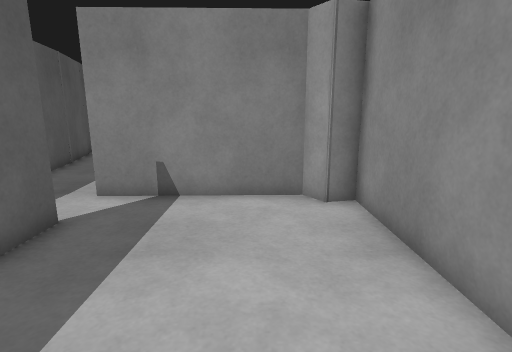
view 1 (above)

24 first-person views from a walk through a Gazebo world. The camera is 1.2 m above the floor, tilts 12° down and sees 80° across. The floor is counted in squares, 0.5 m on a side. Each view is taken from the middle of a square. On the plan, view 1 faces up. The plan holds only what a view shows up to about 18 squares ahead; the rest is blank. The place goes on beyond the plan. Robots are left out.

view 2
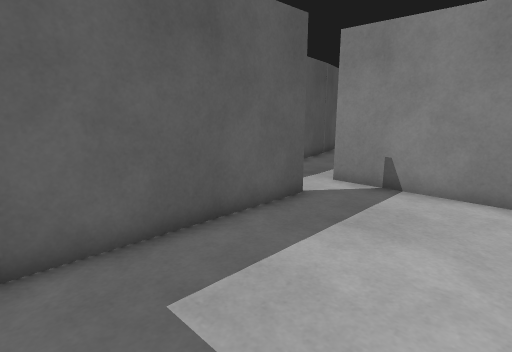

view 3
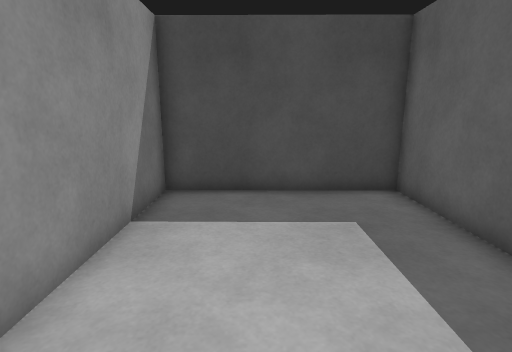

view 4
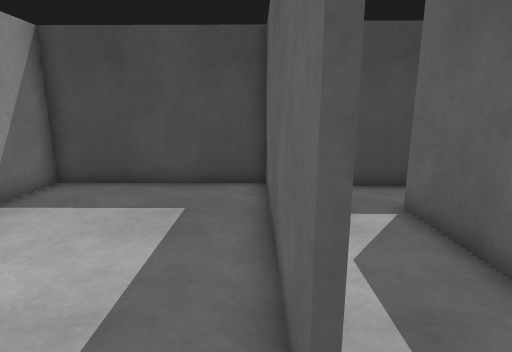

view 5
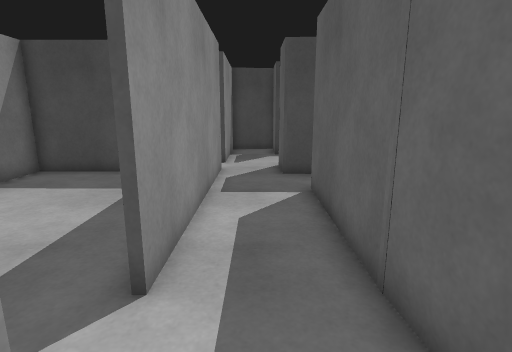

view 6
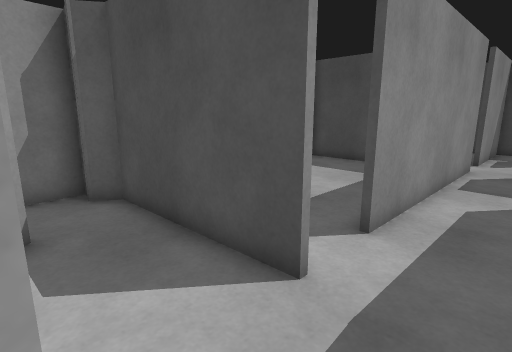

view 7
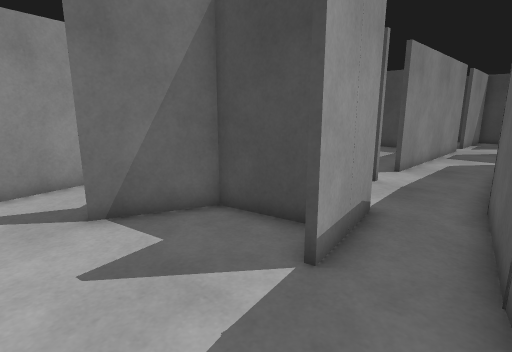

view 8
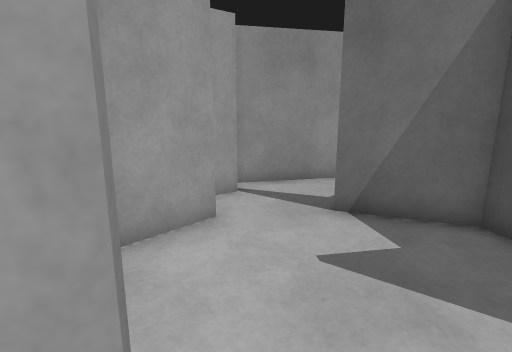

view 9
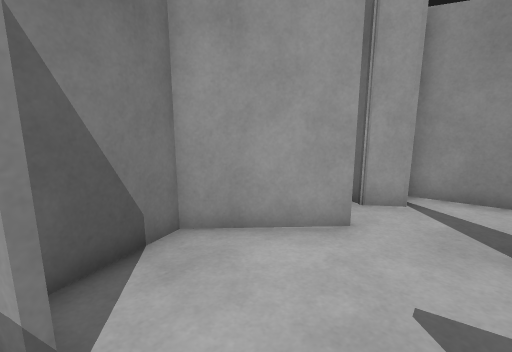

view 10
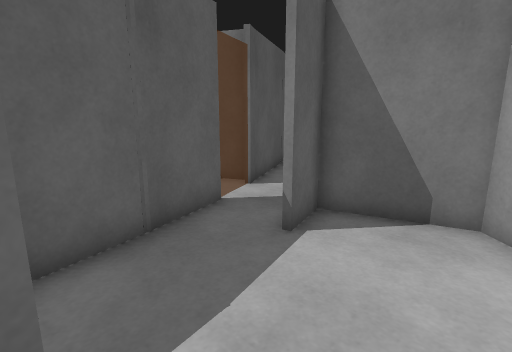

view 11
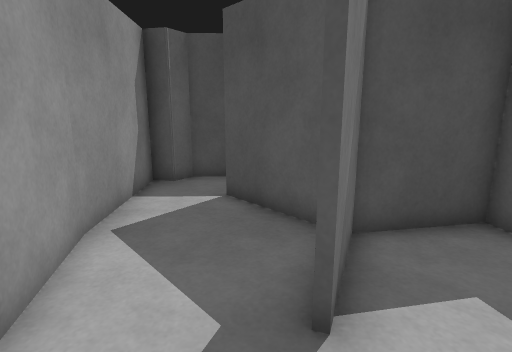

view 12
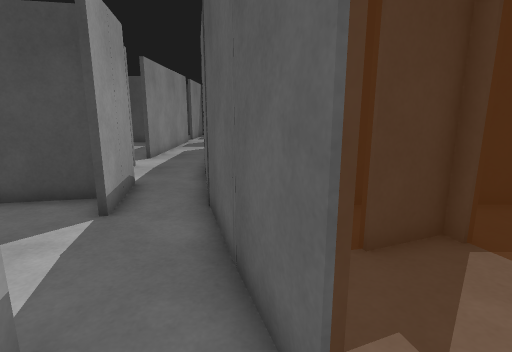

view 13
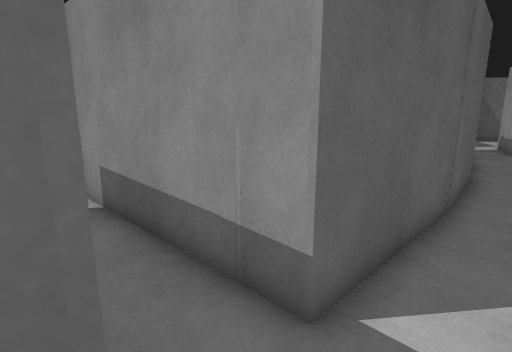

view 14
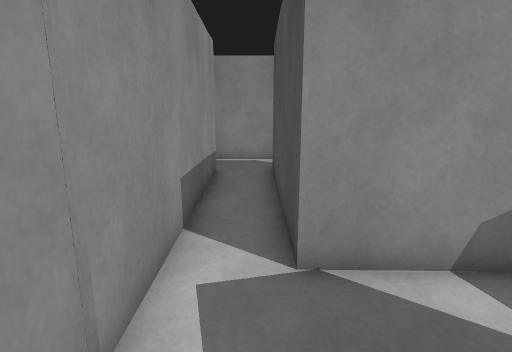

view 15
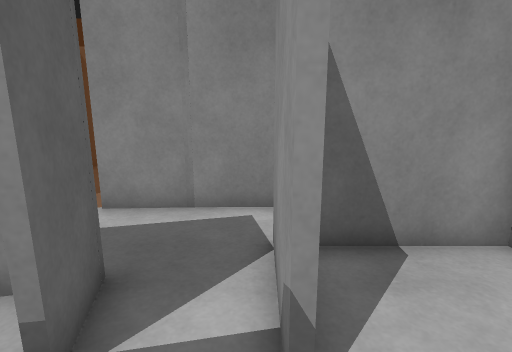

view 16
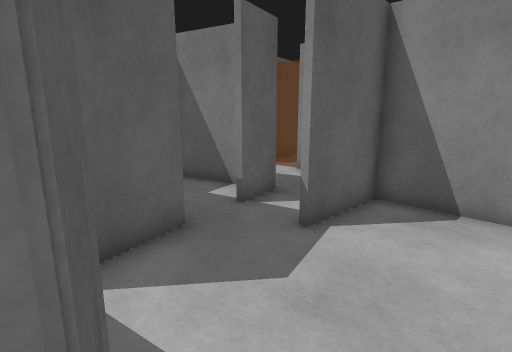

view 17
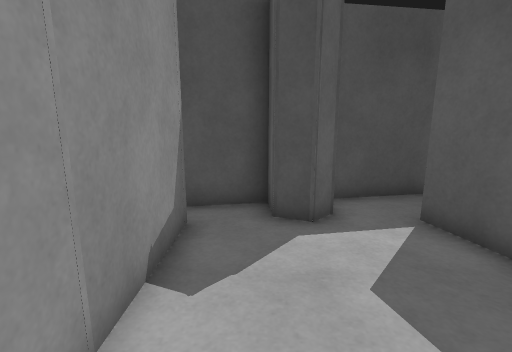

view 18
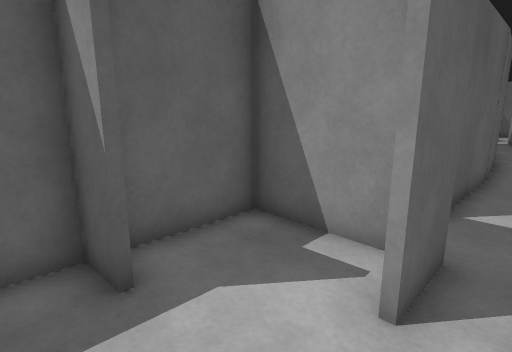

view 19
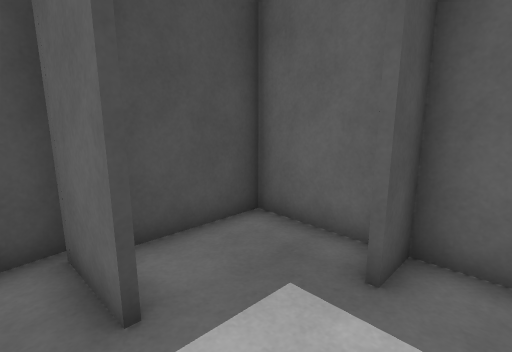

view 20
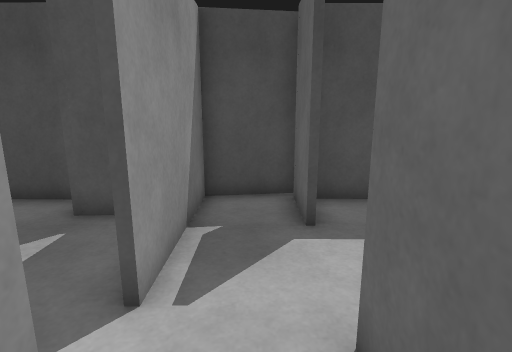

view 21
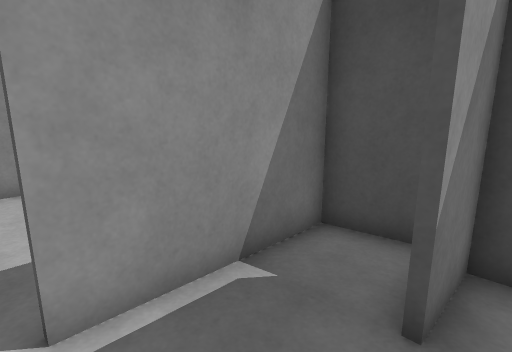

view 22
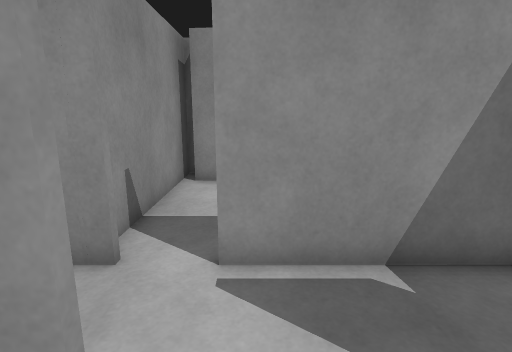

view 23
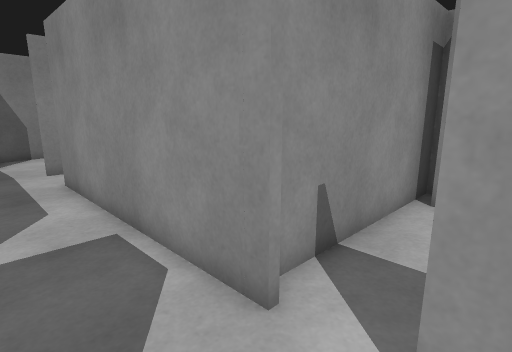

view 24
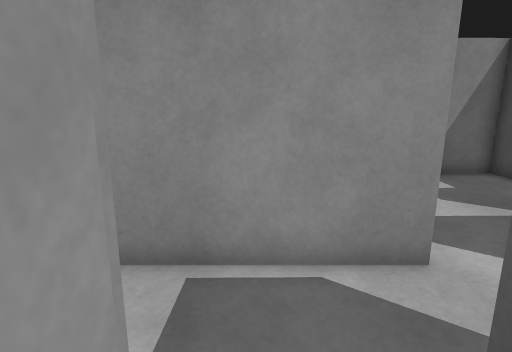

### Floor plan
Ten units are one square. View 1 is at (0, 0); x grows to the right and y downward. Boxes are objects, and circles mark ways between rooms. Rooms are numbered by the first view taken in them; rooms with no view inside come last. Other rooms are left out.
<svg viewBox="-211 -229 244 349">
<path fill="none" stroke="#000" d="M-43 -64 -43 21 28 22 27 -81 19 -79 13 -87M14 -86 -47 -85M-47 -87 14 -88M-36 -139 -56 -135M13 -87 18 -96 27 -94 25 -126M-79 -113 -76 -101M-80 -103 -79 -86M-64 -153 -60 -137 -29 -143 -18 -172M-21 -198 -49 -224 -81 -213 -76 -196M-24 -138 -1 -113M-78 -195 -82 -206M1 -195 -7 -206M-5 -203 -3 -208M-59 -118 -66 -153M-104 -202 -79 -113M25 -126 24 -143 11 -200M-118 -223 -127 -218M-137 -163 -119 -171M-175 -5 -195 -3M-157 50 -157 15 -71 17 -71 26M-45 28 -46 -64M-77 -63 -77 -6 -176 -6M-182 28 -178 47M-79 -86 -77 -61M-174 66 -166 96M-149 100 -143 94 -134 98 -133 107 -111 104M-115 95 -114 46M-192 33 -206 37M-114 18 -155 18 -155 50M-167 115 -151 112M-27 79 -17 78M-9 93 8 93M15 37 15 28M28 53 28 48M17 93 28 93 28 73M-70 71 -70 95M28 24 -39 23M-71 26 -70 37M-72 99 -45 95 -45 44M-99 57 -112 57 -111 92 -72 92 -72 71M-72 37 -72 32M-79 18 -112 18 -112 55 -99 55M-82 -206 -85 -218"/>
<circle cx="-40" cy="-75" r="3" fill="#2a7"/>
<circle cx="-70" cy="-110" r="3" fill="#2a7"/>
<circle cx="10" cy="-120" r="3" fill="#2a7"/>
<circle cx="-60" cy="-90" r="3" fill="#2a7"/>
<circle cx="-90" cy="-200" r="3" fill="#2a7"/>
<circle cx="-100" cy="-210" r="3" fill="#2a7"/>
<circle cx="-170" cy="35" r="3" fill="#2a7"/>
<circle cx="-60" cy="30" r="3" fill="#2a7"/>
<circle cx="-70" cy="55" r="3" fill="#2a7"/>
<text x="-10" y="-40">1</text>
<text x="-30" y="-110">2</text>
<text x="-40" y="-170">3</text>
<text x="-120" y="-200">4</text>
<text x="-110" y="0">5</text>
<text x="-150" y="60">6</text>
<text x="-20" y="60">7</text>
<text x="-90" y="50">8</text>
<text x="-100" y="-210">9</text>
</svg>
Room 1 opens to room 5. Room 2 opens to room 3. Room 2 opens to room 5. Room 3 opens to room 9. Room 4 opens to room 9. Room 5 opens to room 6. Room 5 opens to room 7. Room 7 opens to room 8.

Where each view was taken, in squares from view 1:
view 1: 0 up, 0 right, facing up
view 2: 1 down, 1 right, facing up-left
view 3: 7 up, 0 right, facing down
view 4: 8 up, 4 left, facing down
view 5: 10 up, 6 left, facing down
view 6: 12 up, 7 left, facing down-right
view 7: 19 up, 9 left, facing down-right
view 8: 19 up, 9 left, facing right
view 9: 17 up, 8 left, facing up-right
view 10: 15 up, 4 left, facing up-left
view 11: 20 up, 1 left, facing down
view 12: 22 up, 10 left, facing down
view 13: 2 down, 6 left, facing up-left
view 14: 1 down, 20 left, facing right
view 15: 7 down, 16 left, facing up
view 16: 10 down, 12 left, facing up-left
view 17: 3 down, 13 left, facing down
view 18: 7 down, 6 left, facing up-left
view 19: 4 down, 6 left, facing down-left
view 20: 1 down, 6 left, facing down
view 21: 4 down, 8 left, facing down-right
view 22: 5 down, 9 left, facing right
view 23: 5 down, 7 left, facing up-right
view 24: 0 up, 9 left, facing right
